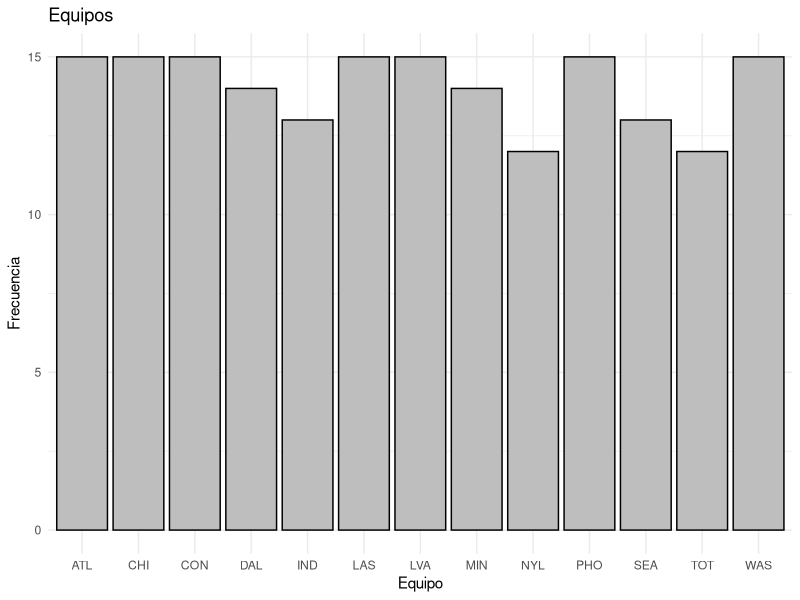
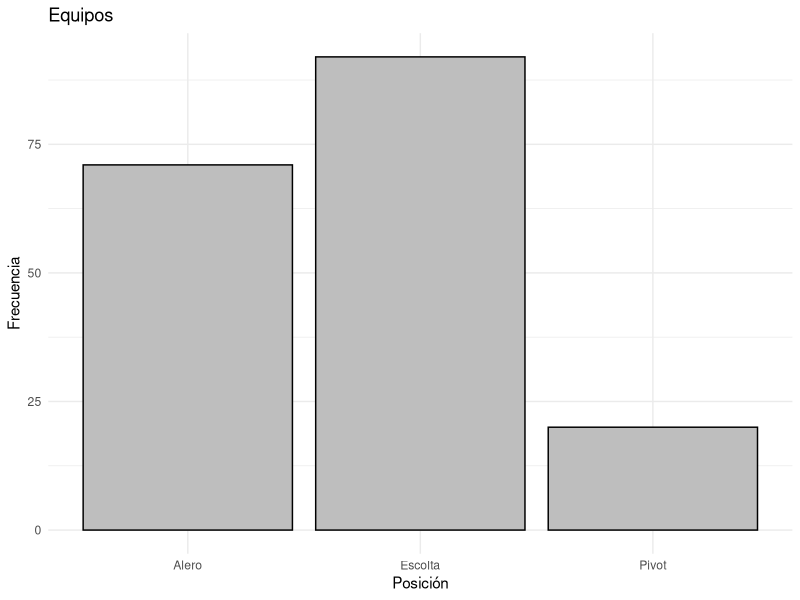
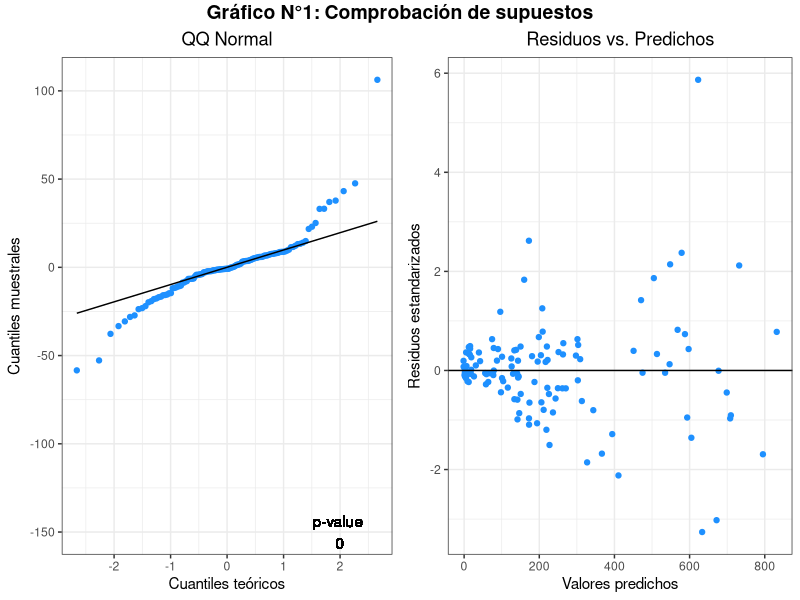
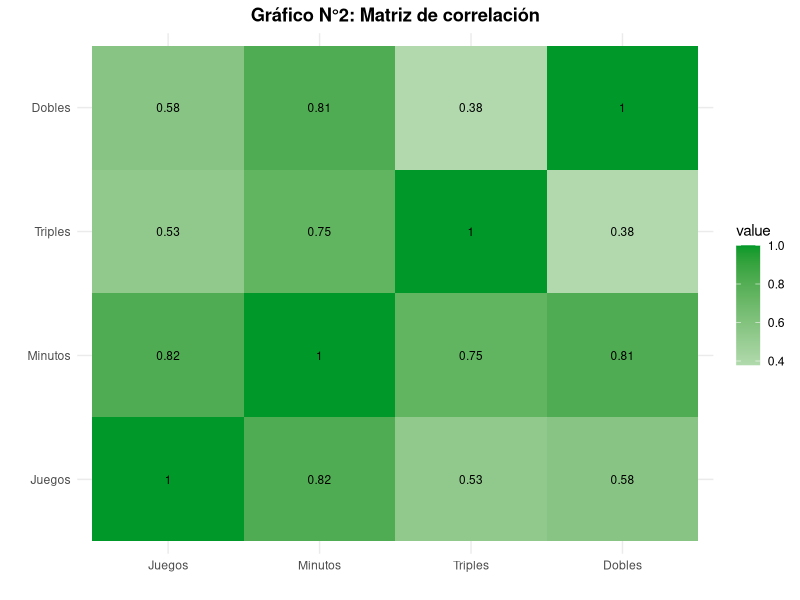
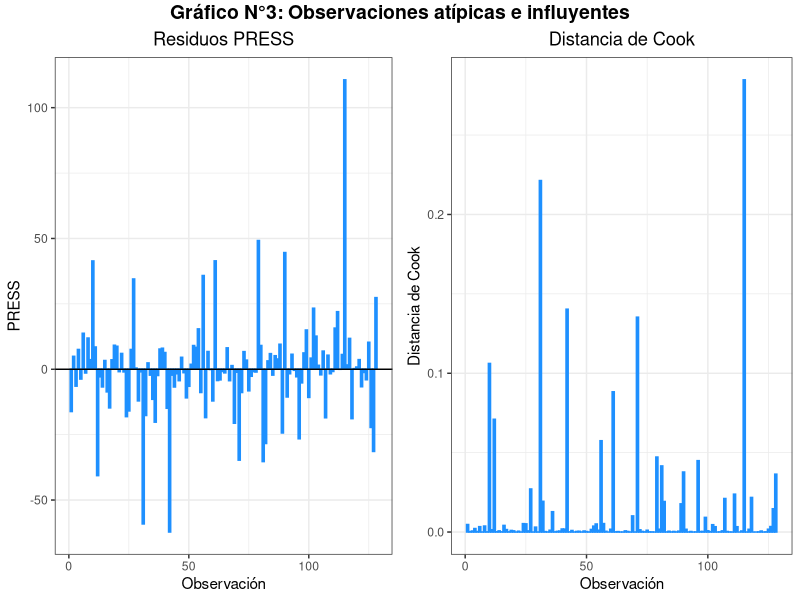

These figures' R source, in order:
## ---- chunk 1
library(tidyverse)
library(ggplot2)
library(kableExtra)
library(broom)
library(egg)
library(ggpubr)
library(car)
library(glmnet)
## ---- chunk 2
data <- read.csv("files/WNBA.csv", sep = ";")
summary(data)
## ---- chunk 3
data$Equipo <- as.factor(data$Equipo)
data$Posicion <- as.factor(data$Posicion)
summary(data)
## ---- chunk 4
paste0("Hay ",count(data %>% filter(Jugadora == "")), " registros vacíos")
## ---- chunk 5
data[duplicated(data$Jugadora),]
## ---- chunk 6
print(count(data[duplicated(data[, c("Jugadora", "Equipo")]), ]))
## ---- chunk 7
ggplot(data, aes(x = Equipo)) +
  geom_bar(fill = "grey", color = "black") +
  labs(title = "Equipos",
       x = "Equipo",
       y = "Frecuencia") +
  theme_minimal()
## ---- chunk 8
ggplot(data, aes(x = Posicion)) +
  geom_bar(fill = "grey", color = "black") +
  labs(title = "Equipos",
       x = "Posición",
       y = "Frecuencia") +
  theme_minimal()
## ---- chunk 9
skimr::skim(data %>% select(where(is.numeric)))
## ---- chunk 10
# División en training y testing
set.seed(45672848)
index_training <- sample(1:nrow(data), size = 0.7*nrow(data))

training <- data[index_training,]
testing <- data[-index_training,]
## ---- chunk 11
training_filtered <- select(training, -Jugadora, -Equipo)
m1 <- MASS::stepAIC(
  object = lm(Puntos ~ 1, data = training_filtered), #punto de partida
  scope = list(upper = lm(Puntos ~ ., data = training_filtered)), #máximo modelo posible
  direction = "both", #método de selección
  trace = FALSE, #para no imprimir resultados parciales
  k = 2, #penalización a emplear (2 = AIC, log(n) = BIC)
  steps = 1000 #máximo nro de pasos
  )

summary(m1)
## ---- chunk 12
m2 <- lm(Puntos ~ Dobles + Triples + Posicion, data = training_filtered)

summary(m2)
## ---- chunk 13
m3 <- lm(Puntos ~ Triples + Dobles + Minutos + Asistencias + Rebotes + Posicion, data = training)
## ---- chunk 14
modelos <- data.frame(Modelo = c("Modelo 1", "Modelo 2", "Modelo 3"),
                      Ajuste = c("m1", "m2", "m3"))
## ---- chunk 15
Modelo_completo <- lm(Puntos ~ . -Jugadora - Equipo, data = training)
sigma <- sum(residuals(Modelo_completo)^2)/df.residual(Modelo_completo)

Resumen <- modelos %>% 
  group_by(Modelo) %>% 
  summarise(CME = summary(get(Ajuste))$sigma^2,
            PRESS = sum((resid(get(Ajuste))/(1-hatvalues(get(Ajuste))))^2),
            Cp = sum(residuals(get(Ajuste))^2)/sigma + 2 * length(coef(get(Ajuste))) - nrow(training),
            AIC = AIC(get(Ajuste)),
            BIC = BIC(get(Ajuste)))

kable(Resumen, caption = "Tabla N°1: Comparación del ajuste de los 3 modelos") %>%
  kable_styling(bootstrap_options = "striped", full_width = F)
## ---- chunk 16
Modelo_final <- augment(m1)
g1 <- ggplot(mapping = aes(sample = Modelo_final$.resid)) + 
    stat_qq(color = "dodgerblue") + 
    stat_qq_line() + 
  ggtitle("QQ Normal") +
  xlab("Cuantiles teóricos") +
  ylab("Cuantiles muestrales") +
  geom_text(aes(x = 2, y = -150, fill ="black", label = paste0("p-value \n", round(shapiro.test(Modelo_final$.resid)$p.value, 8)))) +
  theme_bw() +
  theme(plot.title = element_text(hjust = 0.5),
        legend.position = "none")

g2 <- ggplot(Modelo_final) +
  aes(x = .fitted, y = .std.resid) +
  geom_point(color = "dodgerblue") +
  geom_hline(yintercept = 0, color = "black") +
  ggtitle("Residuos vs. Predichos") +
  xlab("Valores predichos") +
  ylab("Residuos estandarizados") +
  theme_bw() +
  theme(plot.title = element_text(hjust = 0.5))

g <- ggarrange(g1, g2, ncol = 2)

annotate_figure(g, top = text_grob("Gráfico N°1: Comprobación de supuestos", face = "bold", size = 14))
## ---- chunk 17
# Colinealidad
training_modelo <- training %>% 
  select(Juegos, Minutos, Triples, Dobles)

corr_matrix <- cor(training_modelo)

corr_melted <- reshape2::melt(corr_matrix)

ggplot(corr_melted, aes(x = Var2, y = Var1, fill = value)) +
  geom_tile() +
  geom_text(aes(label = round(value, 2)), size = 3) +
  scale_fill_gradient2(low = "#ef2947", high = "#009929", mid = "white", midpoint = 0) +
  labs(x = "", y = "", title = "Gráfico N°2: Matriz de correlación") +
  theme_minimal() +
  theme(plot.title = element_text(hjust = 0.5, face = "bold"))
## ---- chunk 18
vif = vif(m1)

vif_df <- data.frame(Variable = names(vif),
                     VIF = as.numeric(vif),
                     row.names = NULL)

kable(vif_df, caption = "Tabla N°2: Factores de Inflación de la Varianza (VIF)") %>%
  kable_styling(bootstrap_options = c("striped", "hover"), full_width = F)
## ---- chunk 19
# Observaciones atípicas
Modelo_final <- mutate(Modelo_final, 
                       PRESS = .resid/(1-.hat),
                       id = 1:nrow(Modelo_final))

g1 <- ggplot(data = Modelo_final) + 
    aes(x = id, y = PRESS) + 
  geom_bar(stat="identity", color = "dodgerblue", fill = "dodgerblue")+
    geom_hline(aes(yintercept = 0)) +
    ggtitle("Residuos PRESS") +
    xlab("Observación") +
    ylab("PRESS") +
    theme_bw() +
    theme(legend.position = "none",
          plot.title = element_text(hjust = 0.5))

# Observaciones influyentes
g2 <- ggplot(data = Modelo_final) +
    aes(x = id, y = .cooksd) +
  geom_bar(stat="identity", color = "dodgerblue", fill = "dodgerblue")+
    ggtitle("Distancia de Cook") +
    xlab("Observación") +
    ylab("Distancia de Cook") +
    theme_bw() +
    theme(legend.position = "none",
      plot.title = element_text(hjust = 0.5))

g <- ggarrange(g1, g2, ncol = 2)

annotate_figure(g, top = text_grob("Gráfico N°3: Observaciones atípicas e influyentes", face = "bold", size = 14))
## ---- chunk 20
Betas = data.frame(Variable = names(coef(m1)),
                   Valor = as.numeric(coef(m1)),
                   P_value = as.numeric(coef(summary(m1))[, "Pr(>|t|)"]))

kable(Betas, caption = "Tabla N°3: Coeficientes estimados del modelo") %>%
  kable_styling(bootstrap_options = c("striped", "hover"), full_width = F)

as.numeric(coef(summary(m2))[, "Pr(>|t|)"])
## ---- chunk 21
# Preparamos la matriz de predictores
training_X <- training %>% 
  select(Dobles, Triples, Robos, Juegos) %>% 
  as.matrix()

# Buscamos el lambda óptimo para ridge y lasso
lambda_ridge <- cv.glmnet(training_X, training$Puntos, nfolds = 5, alpha = 0)$lambda.min 

lambda_lasso <- cv.glmnet(training_X, training$Puntos, nfolds = 5, alpha = 1)$lambda.min 

# Ajustamos la regresión ridge y la regresión lasso
m_ridge <- glmnet(x = training_X, y = training$Puntos, alpha = 0, lambda = lambda_ridge)

m_lasso <- glmnet(x = training_X, y = training$Puntos, alpha = 1, lambda = lambda_ridge)
coefficients(m_lasso)
## ---- chunk 22
modelos <- data.frame(Modelo = c(paste0("Modelo Ridge (lambda = ", round(lambda_ridge, 3), ")"), paste0("Modelo Lasso (lambda = ", round(lambda_lasso, 3), ")"), "Modelo MCO"),
                      Ajuste = c("m_ridge", "m_lasso", "m1"))

modelos$Modelo <- factor(modelos$Modelo, levels = c("Modelo Ridge (lambda = 19.131)", "Modelo Lasso (lambda = 0.496)", "Modelo MCO"))

Comparacion <- modelos %>% 
  group_by(Modelo) %>% 
  summarise(Intercept = round(coefficients(get(Ajuste))[1], 2),
            Dobles = round(coefficients(get(Ajuste))[2], 2),
            Triples = round(coefficients(get(Ajuste))[3], 2),
            Robos = round(coefficients(get(Ajuste))[4], 2),
            Juegos = round(coefficients(get(Ajuste))[5], 2))

kable(Comparacion, caption = "Tabla N°4: Comparación de los coeficientes estimados por los 3 modelos") %>%
  kable_styling(bootstrap_options = "striped", full_width = F)
## ---- chunk 23
testing_X <- testing %>% 
  select(Dobles, Triples, Robos, Juegos) %>% 
  as.matrix()

pred_ridge <- predict(m_ridge, testing_X)
pred_lasso <- predict(m_lasso, testing_X)
pred_MCO <- predict(m1, testing)

MSE_ridge <- mean((testing$Puntos-pred_ridge)^2)
MSE_lasso <- mean((testing$Puntos-pred_lasso)^2)
MSE_MCO <- mean((testing$Puntos-pred_MCO)^2)

modelos$MSE = c(MSE_ridge, MSE_lasso, MSE_MCO)

kable(modelos[,c(1,3)], caption = "Tabla N°5: Comparación de la capacidad predictiva de los 3 modelos") %>%
  kable_styling(bootstrap_options = "striped", full_width = F)
## ---- chunk 24
data <- data %>%
  mutate(
    Puntos_200 = ifelse(Puntos>=200, 1, 0)
    )
## ---- chunk 25
# División en training y testing
set.seed(45672848)
index_training <- sample(1:nrow(data), size = 0.7*nrow(data))

training <- data[index_training,]
testing <- data[-index_training,]
